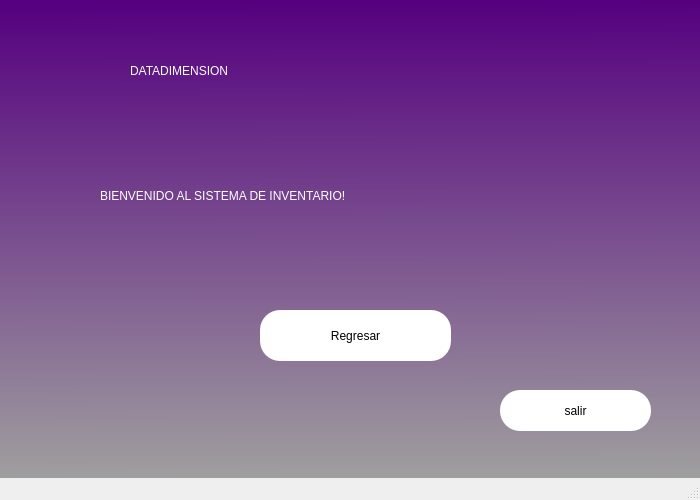
<?xml version="1.0" encoding="UTF-8"?>
<ui version="4.0">
 <class>MainWindow</class>
 <widget class="QMainWindow" name="MainWindow">
  <property name="geometry">
   <rect>
    <x>0</x>
    <y>0</y>
    <width>700</width>
    <height>500</height>
   </rect>
  </property>
  <property name="minimumSize">
   <size>
    <width>700</width>
    <height>500</height>
   </size>
  </property>
  <property name="maximumSize">
   <size>
    <width>700</width>
    <height>500</height>
   </size>
  </property>
  <property name="windowTitle">
   <string>MainWindow</string>
  </property>
  <property name="styleSheet">
   <string notr="true">QWidget#centralwidget{
background-color: qlineargradient(spread:pad, x1:0.517, y1:0, x2:0.522, y2:1, stop:0 rgba(85, 0, 127, 255), stop:1 rgba(159, 159, 159, 255));}</string>
  </property>
  <widget class="QWidget" name="centralwidget">
   <widget class="QLabel" name="label">
    <property name="geometry">
     <rect>
      <x>130</x>
      <y>10</y>
      <width>471</width>
      <height>121</height>
     </rect>
    </property>
    <property name="styleSheet">
     <string notr="true">font: 36pt &quot;MS Shell Dlg 2&quot;;
color: white;</string>
    </property>
    <property name="text">
     <string>DATADIMENSION</string>
    </property>
   </widget>
   <widget class="QLabel" name="label_2">
    <property name="geometry">
     <rect>
      <x>100</x>
      <y>180</y>
      <width>541</width>
      <height>31</height>
     </rect>
    </property>
    <property name="styleSheet">
     <string notr="true">font: 16pt &quot;MS Shell Dlg 2&quot;;
color: white;</string>
    </property>
    <property name="text">
     <string>BIENVENIDO AL SISTEMA DE INVENTARIO!</string>
    </property>
   </widget>
   <widget class="QPushButton" name="pushButton">
    <property name="geometry">
     <rect>
      <x>260</x>
      <y>310</y>
      <width>191</width>
      <height>51</height>
     </rect>
    </property>
    <property name="styleSheet">
     <string notr="true">border-radius:20px;
font: 14pt &quot;MS Shell Dlg 2&quot;;
background-color: rgb(255, 255, 255);</string>
    </property>
    <property name="text">
     <string>Regresar</string>
    </property>
   </widget>
   <widget class="QPushButton" name="pushButton_3">
    <property name="geometry">
     <rect>
      <x>500</x>
      <y>390</y>
      <width>151</width>
      <height>41</height>
     </rect>
    </property>
    <property name="styleSheet">
     <string notr="true">border-radius:20px;
font: 14pt &quot;MS Shell Dlg 2&quot;;
background-color: rgb(255, 255, 255);</string>
    </property>
    <property name="text">
     <string>salir</string>
    </property>
   </widget>
   <widget class="QLabel" name="label_6">
    <property name="geometry">
     <rect>
      <x>-30</x>
      <y>-40</y>
      <width>721</width>
      <height>541</height>
     </rect>
    </property>
    <property name="layoutDirection">
     <enum>Qt::RightToLeft</enum>
    </property>
    <property name="text">
     <string/>
    </property>
    <property name="pixmap">
     <pixmap>global-tech-summit-ze.jpg</pixmap>
    </property>
    <property name="scaledContents">
     <bool>true</bool>
    </property>
   </widget>
   <zorder>label_6</zorder>
   <zorder>label</zorder>
   <zorder>label_2</zorder>
   <zorder>pushButton</zorder>
   <zorder>pushButton_3</zorder>
  </widget>
  <widget class="QMenuBar" name="menubar">
   <property name="geometry">
    <rect>
     <x>0</x>
     <y>0</y>
     <width>700</width>
     <height>26</height>
    </rect>
   </property>
  </widget>
  <widget class="QStatusBar" name="statusbar"/>
 </widget>
 <resources/>
 <connections/>
</ui>
